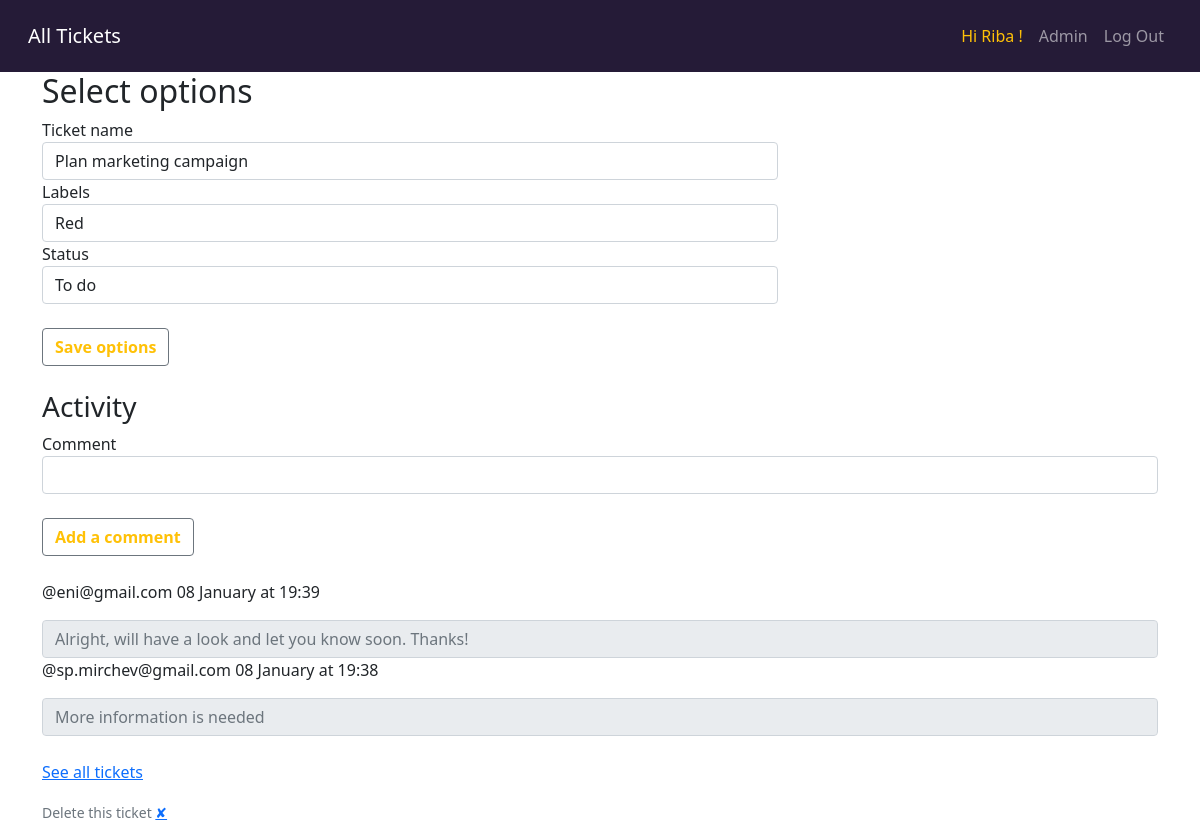
The page /tickets/10 (signed in) on the database its author committed.
### todoapp/models.py (models this page shows)
class User(db.Model, UserMixin):
    __tablename__ = 'users'
    id = db.Column(db.Integer, primary_key=True)
    created_at = db.Column(db.DateTime,  nullable=False,
                           default=datetime.utcnow)
    updated_at = db.Column(db.DateTime,  nullable=False,
                           default=datetime.utcnow, onupdate=datetime.utcnow)
    deleted_at = db.Column(db.DateTime,  nullable=True)
    username = db.Column(db.String(20), unique=True, nullable=False)
    email = db.Column(db.String(120), unique=True, nullable=False)
    password = db.Column(db.String(60), nullable=False)

class Ticket(db.Model, UserMixin):
    __tablename__ = 'tickets'
    id = db.Column(db.Integer, primary_key=True)
    created_at = db.Column(db.DateTime,  nullable=False,
                           default=datetime.utcnow)
    updated_at = db.Column(db.DateTime,  nullable=False,
                           default=datetime.utcnow, onupdate=datetime.utcnow)
    deleted_at = db.Column(db.DateTime,  nullable=True)
    name = db.Column(db.String(250), nullable=False)
    label = db.Column(db.String(250), nullable=False, default='#BA94D1')
    status = db.Column(db.String(250), nullable=False, default='todo')
    comments = db.relationship('Comment', back_populates="ticket")

class Comment(db.Model, UserMixin):
    __tablename__ = 'comments'
    id = db.Column(db.Integer, primary_key=True)
    created_at = db.Column(db.DateTime,  nullable=False,
                           default=datetime.utcnow)
    updated_at = db.Column(db.DateTime,  nullable=False,
                           default=datetime.utcnow, onupdate=datetime.utcnow)
    deleted_at = db.Column(db.DateTime,  nullable=True)
    content = db.Column(db.Text, nullable=False)
    ticket_id = db.Column(db.Integer, db.ForeignKey(Ticket.id), nullable=False)
    user_id = db.Column(db.Integer, db.ForeignKey(User.id), nullable=False)
    ticket = db.relationship(Ticket, back_populates="comments")
    user = db.relationship(User, foreign_keys=user_id)

### todoapp/routes.py (the view)
@app.route("/tickets/<int:ticket_id>", methods=["GET"])
def get_ticket(ticket_id):
    form = TicketForm()
    form_comment = NewCommentForm()
    ticket = Ticket.query.get(ticket_id)
    comments_query = select(Comment).filter(Comment.ticket_id == ticket_id).filter(Comment.deleted_at == None).order_by(Comment.created_at.desc())
    comments = [comment.Comment for comment in db.session.execute(comments_query)]
    form.name.default = ticket.name
    form.status.default = ticket.status
    form.label.default = ticket.label
    form.process()
    return render_template("options.html", form=form, form_comment=form_comment, ticket=ticket,comments=comments,logged_in=current_user.is_authenticated)

### todoapp/forms.py
class TicketForm(FlaskForm):
    name = StringField('Ticket name',validators=[InputRequired()])
    label = SelectField('Labels', choices=[('#FFCACA','White'),('#A10035', 'Red'), ('#372948', 'Blue'), ('#628E90', 'Green')] , default='#FBFACD')
    status = SelectField('Status', choices=[('todo', 'To do'), ('doing', 'Doing'), ('done', 'Done')],default="todo" )
    comment = StringField('Write a comment')

class NewCommentForm(FlaskForm):
    name = StringField('Comment', validators=[InputRequired()])

### todoapp/models.py (called while the page is built)
@login_manager.user_loader
def load_user(user_id):
    return User.query.get(int(user_id))

### todoapp/templates/options.html (shortened to what this page needs)
{% extends "layout.html" %} {% import "bootstrap/wtf.html" as wtf %} {% block
body %}
<div class="container">
  <div class="row">
    <div class="col-sm-12 col-md-8">
      <h2>Select options</h2>
      <form
        method="POST"
        action="{{ url_for('update_ticket', ticket_id=ticket.id) }}"
      >
        <div>{{ wtf.form_field(form.name) }}</div>
        <div>{{ wtf.form_field(form.label) }}</div>
        <div>{{ wtf.form_field(form.status) }}</div>
        <br />
        <input
          class="btn btn-outline-secondary text-warning fw-bold"
          type="submit"
          name="options"
          value="Save options"
        />
      </form>
      <br />
    </div>
    <div><h3>Activity</h3></dir>
    <form
      method="POST"
      action="{{ url_for('create_ticket_comment',
        ticket_id=ticket.id) }}"
    >
      <div>{{ wtf.form_field(form_comment.name) }}</div>
      <br />
      <input
        class="btn btn-outline-secondary text-warning fw-bold"
        name="comment"
        type="submit"
        value="Add a comment"
      />
    </form>
    <br />
    <div>
      {%for comment in comments%}
      <p>
        @{{comment.user.username}} {{comment.created_at.strftime("%d %B")}} at
        {{comment.created_at.strftime("%H:%M")}}
      </p>
      <input
        class="form-control"
        id="disabledInput"
        type="text"
        placeholder="{{comment.content}}"
        disabled
      />
      {%endfor%}
    </div>
    <br />
    <p class="space-above">
      <a href="{{ url_for('home') }}">See all tickets</a>
    </p>
  </div>
</div>
<small class="text-muted"
>Delete this ticket
<a href="{{url_for('delete_ticket', ticket_id=ticket.id) }}">✘</a></small
>
{% endblock %}

### todoapp/templates/layout.html (shortened to what this page needs)
<!DOCTYPE html>
<html lang="en">
  <head>
    <link
      href="https://cdn.jsdelivr.net/npm/bootstrap@5.1.3/dist/css/bootstrap.min.css"
      rel="stylesheet"
    />
  </head>
  <body>
    <header class="site-header">
      <nav
        class="navbar fixed-top navbar-expand-lg navbar-dark p-3"
        style="background-color: #251b37"
      >
        <div class="container-fluid">
          <a class="navbar-brand" href="{{url_for('home')}}">All Tickets</a>
          <div class="collapse navbar-collapse" id="navbarSupportedContent">
            <ul class="navbar-nav ms-auto">
              {% if not logged_in %}
              <li class="nav-item">
                <a class="nav-link" href="/register">Register</a>
              </li>
              <li class="nav-item">
                <a class="nav-link" href="/login">Log in</a>
              </li>
              {% else %}
              <li class="nav-item">
                <a class="nav-link text-warning" href="#"
                  >Hi {{current_user.username}} !</a
                >
              </li>
              <li class="nav-item">
                <a class="nav-link" href="#">Admin</a>
              </li>
              <li class="nav-item">
                <a class="nav-link" href="{{ url_for('logout') }}">Log Out</a>
              </li>
              {% endif %}
            </ul>
          </div>
        </div>
      </nav>
    </header>
    <br /><br /><br />
    {% block body %}{% endblock %}
  </body>
</html>

### rows shown on the page
User: username "Riba"
Ticket: name "Plan marketing campaign", label "Red", status "To do"
Comment: user.username "eni@gmail.com", created_at "08 January", created_at "19:39", content "Alright, will have a look and let you know soon. Thanks!"
Comment: user.username "sp.mirchev@gmail.com", created_at "08 January", created_at "19:38", content "More information is needed"
